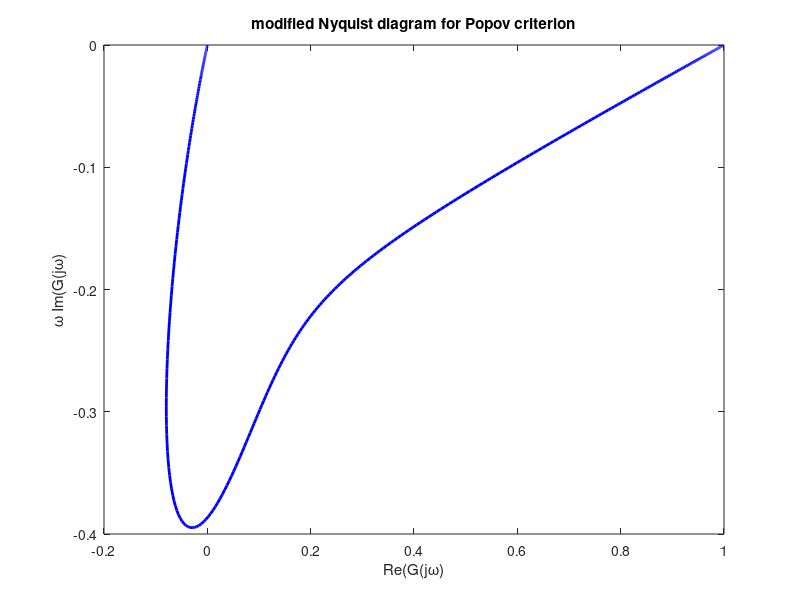
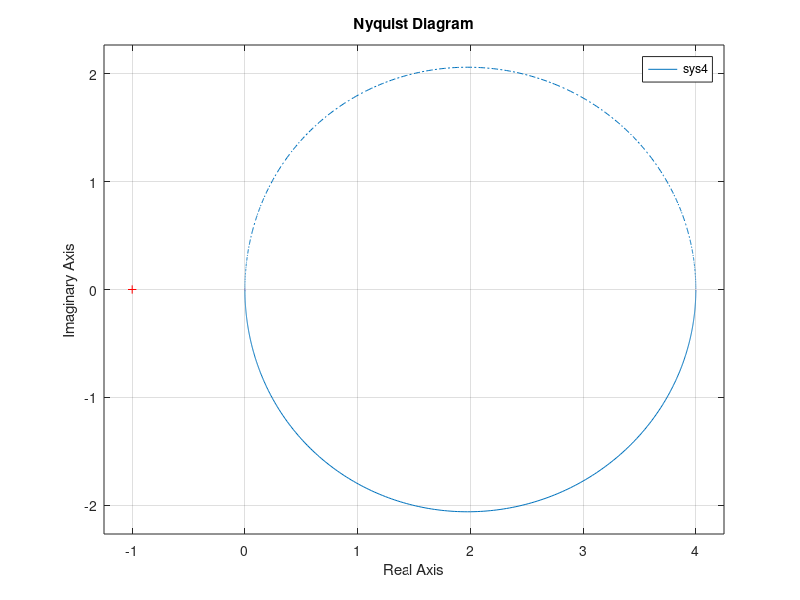

Write the MATLAB code that produced these figures, in order.
clc; clear all; close all;

%% HW 7 problem 1 

% draw Nyquist plot for Circle criterion

s = tf('s');

G1 = 1/((s+2)*(s+3));
G2 = 1/(s^2+s+1);
G3 = (s-1)/(s^2+0.1*s+0.9);
% G4 = (s+1)/(((s+2)^2)*(s-1));
G4 = (s+1)/(s^3+3*s^2+5*s+1);

% problem 2 system
G5 = (2*s)/(s^2+s+1);

% figure

% nyquist(G1);
% nyquist(G2);  
% nyquist(G3);
% nyquist(G4);
% nyquist(G5);

omega = logspace(-2,2,500);

Gjw = freqresp(G4,omega);
Gjw = squeeze(Gjw);

ReGjw = real(Gjw);
ImGjw = imag(Gjw);
wImGjw = omega.*ImGjw';

figure

plot(ReGjw,wImGjw,'b','LineWidth',2);
xlabel('Re(G(j\omega)');
ylabel('\omega Im(G(j\omega)');
title('modified Nyquist diagram for Popov criterion');

%% problem 4

% convert SS to TF

A = [-1 0; 1 -1];
B = [1;2];
C = [1 1];
D = 0;

[num den] = ss2tf(A,B,C,D);

sys4 = tf(num,den)

figure 
nyquist(sys4)